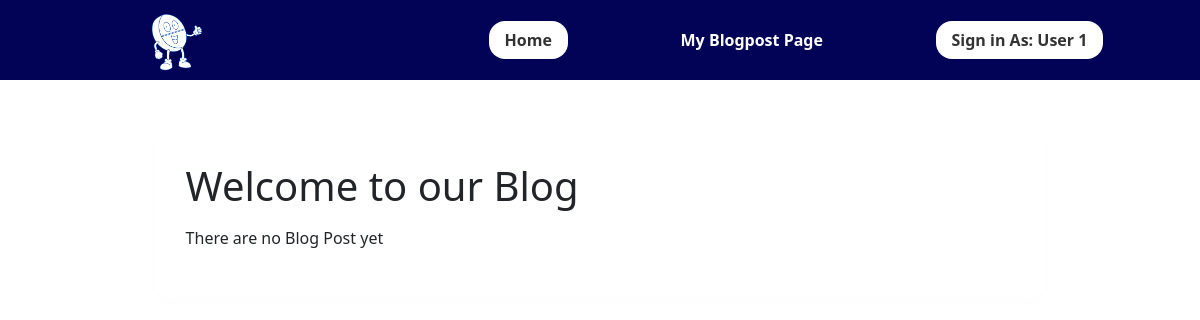
Before: / with the older database file.
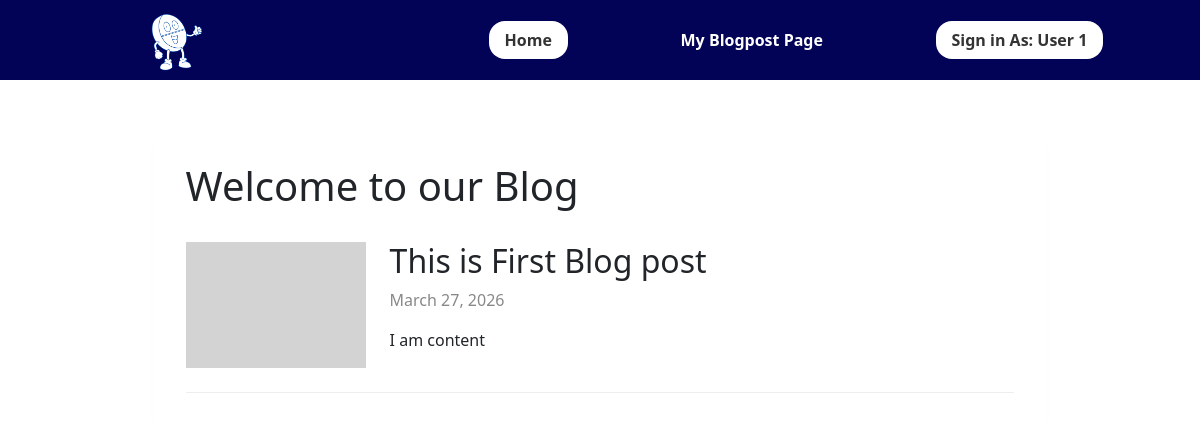
After: the same page with the newer database file.
### posts/models.py (models this page shows, shortened)
class BlogPost(models.Model):
  title=models.CharField(max_length=100)
  content=models.TextField()
  created_on=models.DateTimeField(auto_now_add=True)
  modified_on=models.DateTimeField(auto_now=True)

### posts/views.py (the view)
# urls.py: path('',views.home,name='home'),
def home(request):
  blogs=BlogPost.objects.all().order_by('created_on')
  blogscount=blogs.count()
  context={
    'blogs':blogs,
    'blogscount':blogscount,
  }
  return render(request,'posts/home.html',context)

### posts/templates/posts/home.html
{% extends "posts/base.html" %}
{% block content %}
<div class="main-container">
  <div class="topbar">
    <h1 class="title">Welcome to our Blog</h1>
  </div>
  {% if blogscount == 0 %}
  <p>There are no Blog Post yet</p>
  {% else %}
  <div>
    {% for blog in blogs%}
    <div class="article">
      <div class="article-image"></div>
      <div class="article-content">
        <h2>{{blog.title}}</h2>
        <div class="article-date">
          <p>{{blog.created_on | date:'F j, Y'}}</p>
        </div>
        <p>{{blog.content | truncatechars:200}}</p>
      </div>
    </div>
    {% endfor %}
  </div>
  {% endif %}
</div>
{% endblock %}

### posts/templates/posts/base.html (shortened to what this page needs)
{% load static %}
<!DOCTYPE html>
<html lang="en">
<head>
  <link rel="stylesheet" href="{% static 'posts/main.css' %}" />
  <link href="https://cdn.jsdelivr.net/npm/bootstrap@5.3.8/dist/css/bootstrap.min.css" rel="stylesheet"
>
</head>
<body>
  <nav class="navbar">
    <div class="navbar-logo"><a href="/">
        <img class="logo" src="{% static 'posts/logo.png' %}" alt="logo" />
      </a>
    </div>
    <ul class="navbar-links">
      <li><a href="{% url 'home' %}" class="{% if request.path == '/' %}active{% endif %}">Home </a></li>
      <li><a href="{% url 'blogposts' %}" class="{% if request.path == '/blogposts' %}active{% endif %} ">My Blogpost
          Page</a></li>
      <li>
        <a href="/" class="{% if request.path == '/' %}active{% endif %}">Sign in As: User 1</a>
      </li>
    </ul>
  </nav>
  <div class="container">
    {% block content %}
    {% endblock %}
  </div>
</body>
</html>

### posts/static/posts/main.css (style rules this page uses)
html { font-family: Arial, Helvetica, sans-serif; }
.navbar { width: 100%; height: 80px; background: #020256; display: flex; flex-direction: row; }
.navbar-logo { width: 30%; height: 100%; display: flex; justify-content: center; align-items: center; }
.navbar-links { width: 70%; height: 100%; margin: 0; display: flex; align-items: center; justify-content: space-evenly; list-style: none; }
.logo { max-width: 90%; max-height: 70px; height: auto; }
.navbar-links a { text-decoration: none; color:white; font-weight: 600; font-size: 1rem; padding: 8px 16px; }
.navbar-links a.active, .navbar-links a:hover { background-color: white; color: #333; padding: 8px 16px; border-radius: 16px; }
.container { display: flex; justify-content: center; margin-top: 50px; }
.main-container { width: 80%; box-shadow: 0 4px 16px rgba(0, 0, 0, 0.01); border-radius: 16px; padding: 32px; }
.title { margin: 0; }
.topbar { display: flex; flex-direction: row; justify-content: space-between; align-items: center; margin-bottom: 16px; }
.article { display: flex; border-bottom: 1px solid #eee ; gap:24px; margin: 32px 0; padding-bottom: 24px; }
.article-image { flex: 0 0 180px; background-color: lightgray; max-height: 200px; }
.article-date { color: #888; margin-bottom: 8px; }

Changed rows visible on the page:
added BlogPost: title "This is First Blog post", created_on "March 27, 2026", content "I am content"
Other visible differences:
text no longer shown: "There are no Blog Post yet"
